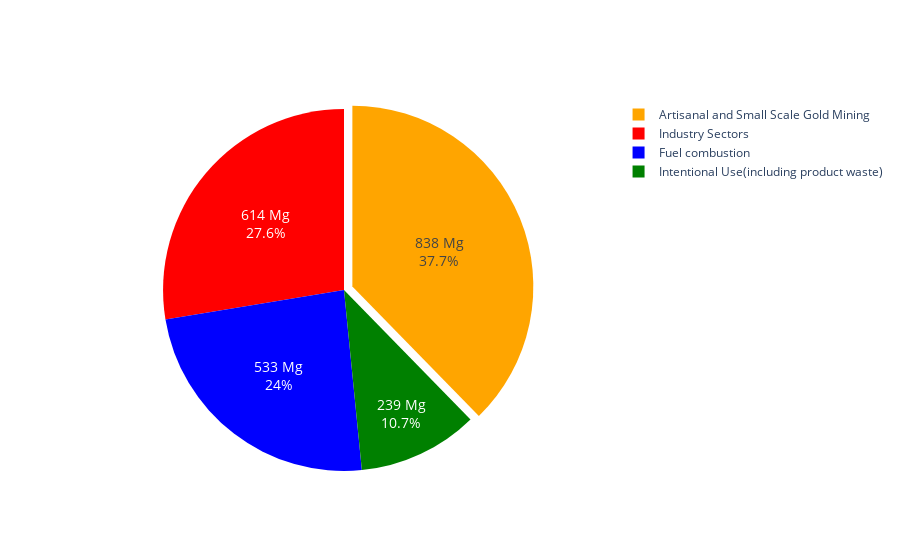

The notebook cell saved with this chart:
### Code cell
labels = list(df_emission_sectors[:4]['Emission Sectors'])
values = list(df_emission_sectors[:4]['Emissions Amount,t'])
colors=[ "blue", "red", "green","orange"]
ind_names=['533 Mg', '614 Mg', '239 Mg', '838 Mg']

# Use `hole` to create a donut-like pie chart
fig = go.Figure(data=[go.Pie(  labels=labels, values=values,text=ind_names, textinfo='text+percent',pull=[0, 0, 0, 0.05],marker_colors=colors)])
fig.update_traces(hoverinfo='label+percent', textfont_size=14,
                  marker=dict(colors=colors))
fig_name='gma2018_hg-emissions_by-industry_001.svg'
path=fig_path+fig_name
pio.write_image(fig, path,format='svg',width=700,height=400)
fig

### Figure 1 — Plotly figure (JSON) as saved in the notebook; plotly's stock layout.template omitted (floating-point values rounded to 4 significant figures)
{"data": [{"hoverinfo": "label+percent", "labels": ["Fuel combustion", "Industry Sectors", "Intentional Use(including product waste)", "Artisanal and Small Scale Gold Mining"], "marker": {"colors": ["blue", "red", "green", "orange"]}, "pull": [0, 0, 0, 0.05], "text": ["533 Mg", "614 Mg", "239 Mg", "838 Mg"], "textfont": {"size": 14}, "textinfo": "text+percent", "type": "pie", "values": [533, 614, 239, 838]}], "layout": {}}
